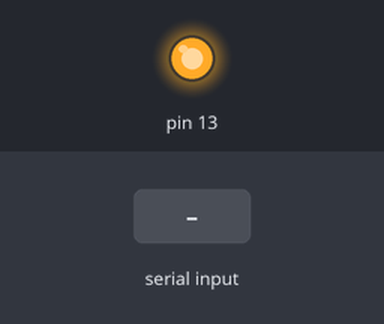
The sketch below on a simulated Arduino Uno, built with avr-gcc and run on an emulated ATmega328P. Parts: output pins drawn as LEDs (lit = HIGH). The inputs (shaded band) are chosen by the test bench.

Above: at 1.2 s.
1.3 s: "b" received over the second serial link
At 2.1 s:
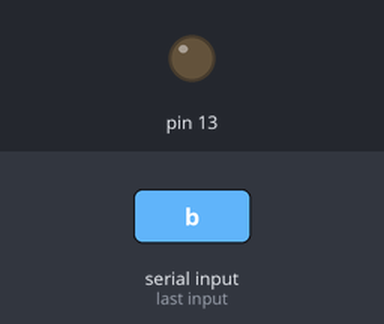
2.8 s: "a" received over the second serial link
At 3.2 s:
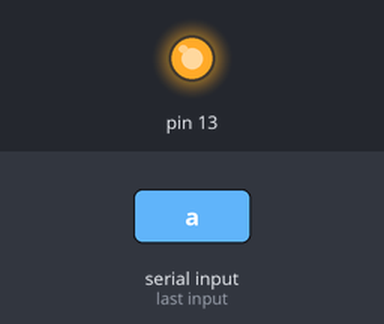
Timing chart, 0 to 5.8 s (numbered marks = the images above; inputs shaded):
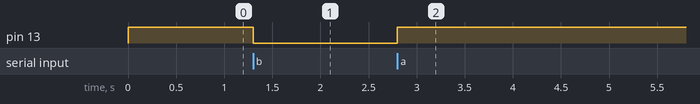

Measured:
- after the input at 1.3 s, pin 13: HIGH → LOW at once
- after the input at 2.8 s, pin 13: LOW → HIGH at once

The sketch:

Bluetooth-Slave.ino
```cpp
#include<SoftwareSerial.h>
/*
BT esclavo  AT+ROLE=0  AT+ROLE?  AT+PSWD?
AT+UART?  AT+UART?  AT+CMODE?  AT+BIND?
*/
SoftwareSerial mySerial(10,11);
void setup()
{  Serial.begin(9600);
   mySerial.begin(9600);
   pinMode(13,OUTPUT);
   digitalWrite(13,HIGH);
   }
void loop()
{
 char c=mySerial.read();
         if(c=='a') digitalWrite(13,HIGH);
         if(c=='b') digitalWrite(13,LOW);
    }
```
